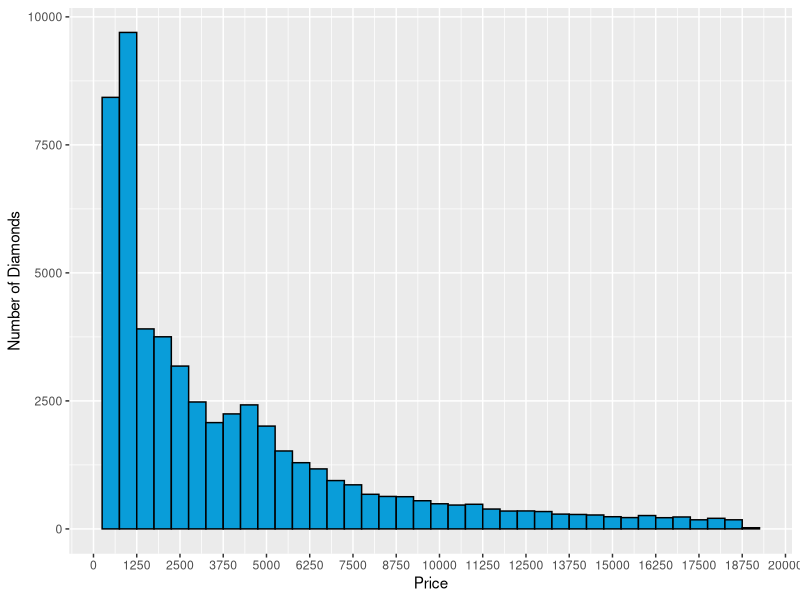
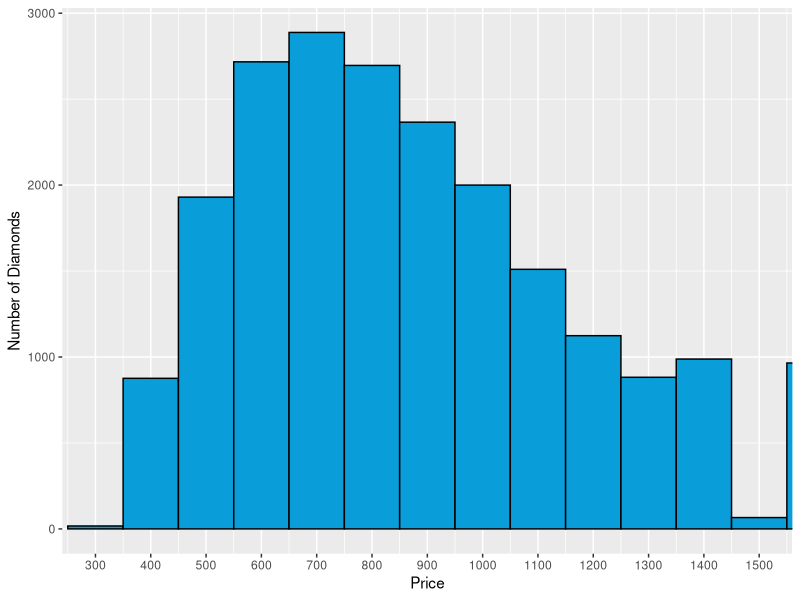
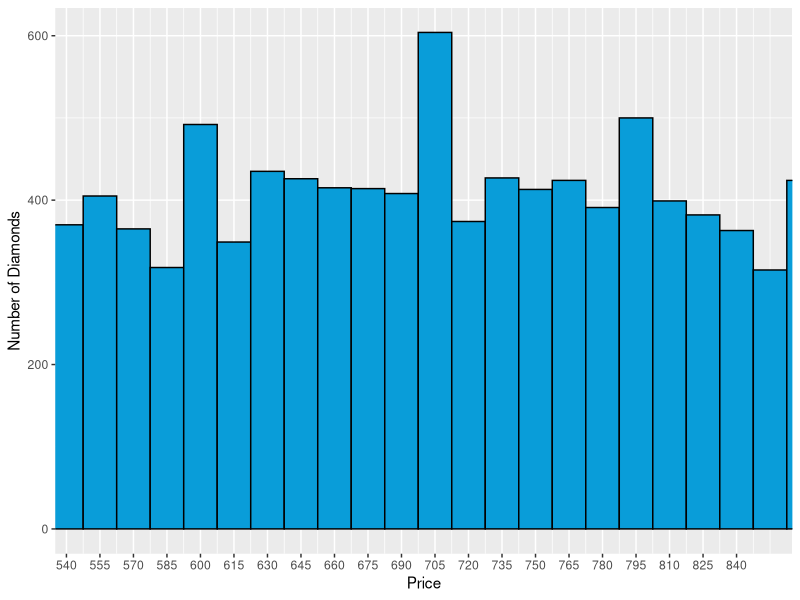
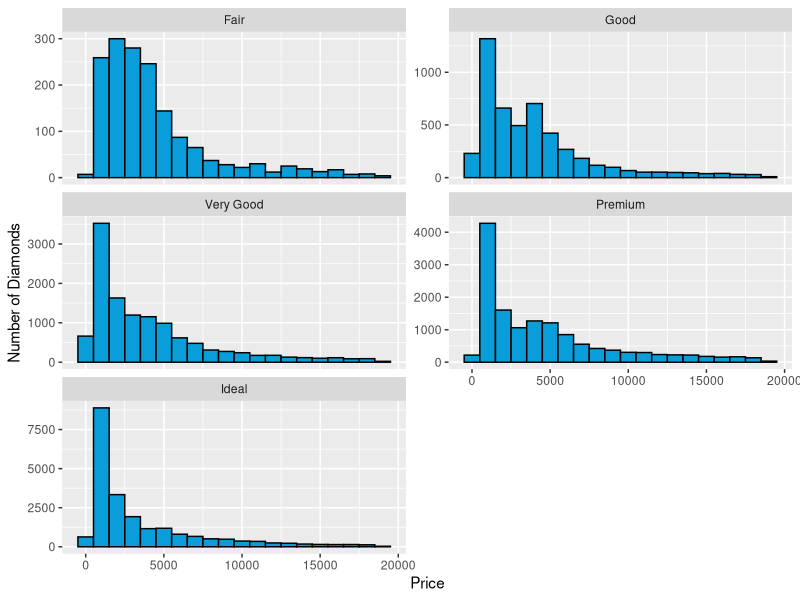
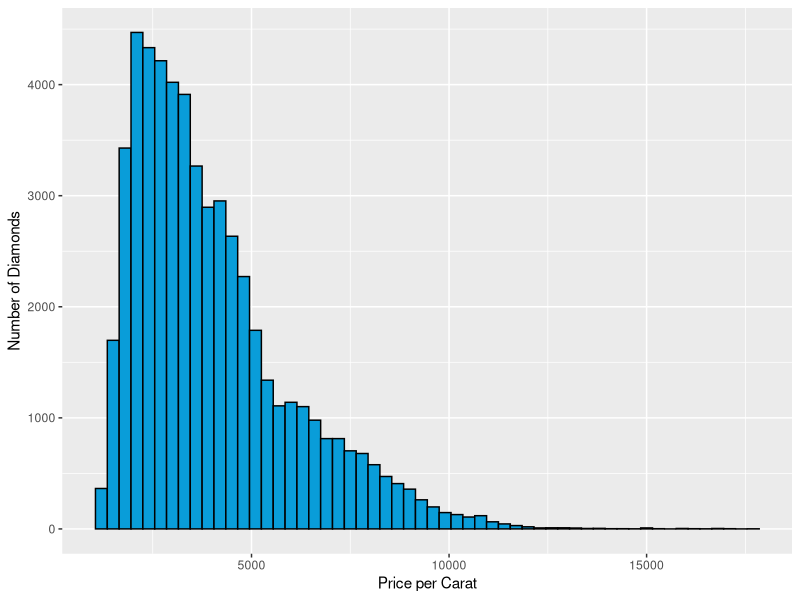
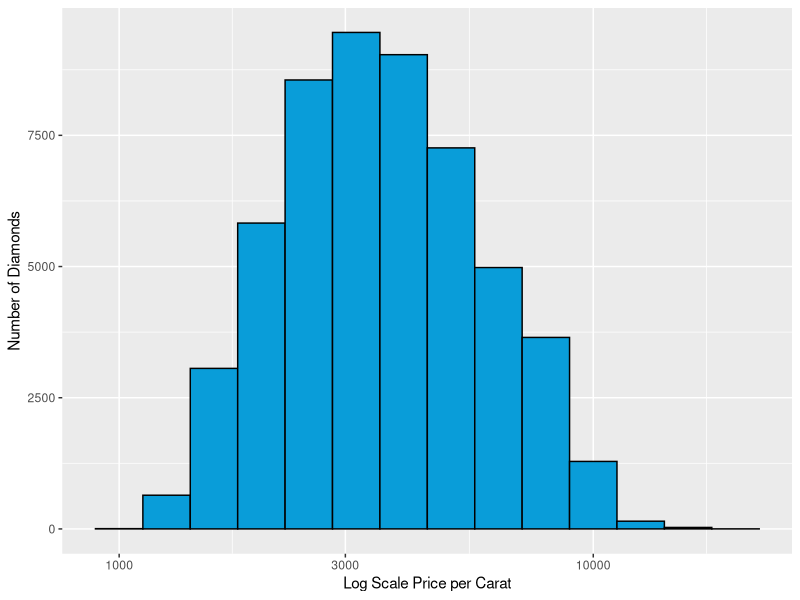
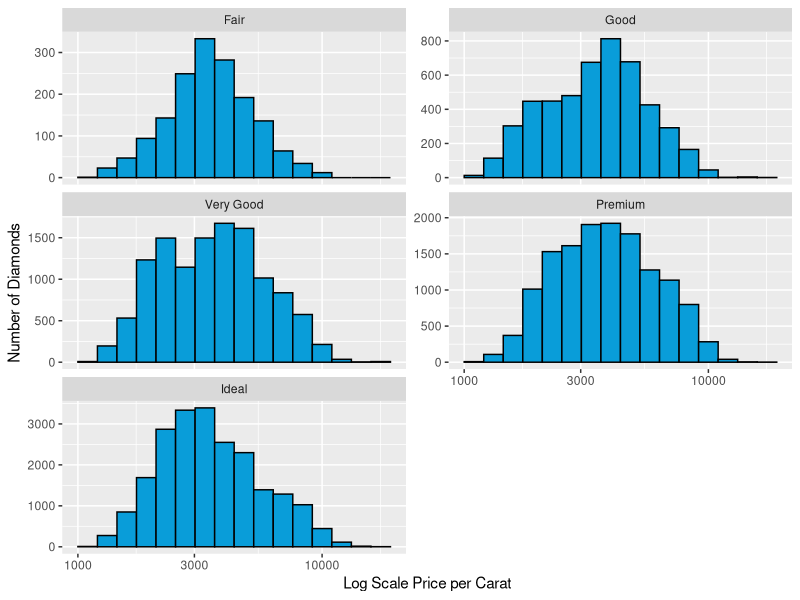
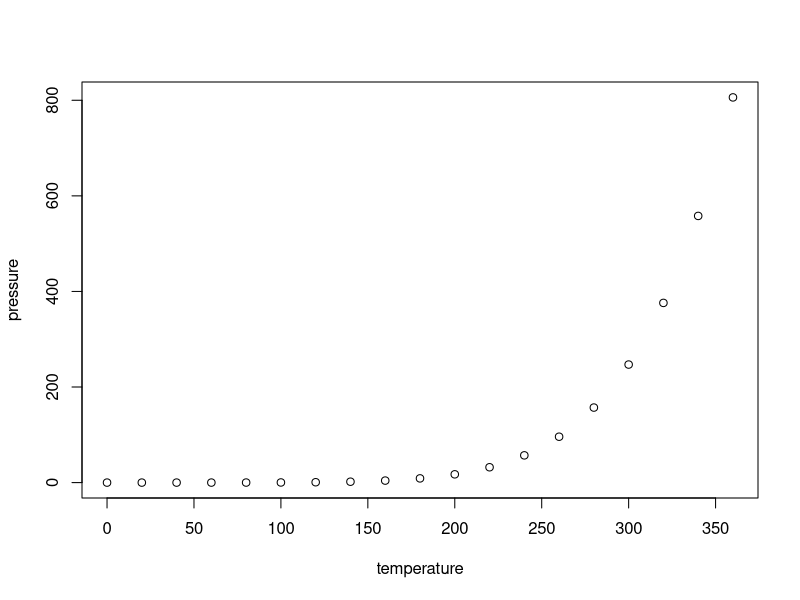

Write R code to recreate these figures, in order.
## ---- chunk 1
knitr::opts_chunk$set(echo = TRUE)
## ---- chunk 2
#Load ggplot first
library(ggplot2) 

# Load diamonds dataset contained in ggplot package
data(diamonds)

## ---- chunk 3
print('Observations: ')
nrow(diamonds) 
print('Variables: ')
ncol(diamonds)
## ---- chunk 4
str(diamonds)
## ---- chunk 5
summary(diamonds)
## ---- chunk 6
summary(subset(diamonds$price, !is.na(diamonds$price)))

qplot(x = price, data = subset(diamonds, !is.na(price)), 
  binwidth = 500,
  color = I('black'), fill = I('#099DD9'),
  xlab = 'Price',
  ylab = 'Number of Diamonds') +
  scale_x_continuous(breaks = seq(0,20000,1250))
## ---- chunk 7
d_500 <- ifelse(diamonds$price < 500, 1, 0)
sum(d_500)
## ---- chunk 8
d_250 <- ifelse(diamonds$price < 250, 1, 0)
sum(d_250)
## ---- chunk 9
d_15000 <- ifelse(diamonds$price >= 15000, 1, 0)
sum(d_15000)
## ---- chunk 10
qplot(x = price, data = subset(diamonds, !is.na(price)), 
  binwidth = 100,
  color = I('black'), fill = I('#099DD9'),
  xlab = 'Price',
  ylab = 'Number of Diamonds') +
  coord_cartesian(xlim = c(300, 1500)) +
  scale_x_continuous(breaks = seq(0,1500,100))
## ---- chunk 11
qplot(x = price, data = subset(diamonds, !is.na(price)), 
  binwidth = 15,
  color = I('black'), fill = I('#099DD9'),
  xlab = 'Price',
  ylab = 'Number of Diamonds') +
  coord_cartesian(xlim = c(550, 850)) +
  scale_x_continuous(breaks = seq(0,850,15))
## ---- chunk 12
qplot(x = price, data = subset(diamonds, !is.na(price)),
      binwidth = 1000,
      color = I('black'), fill = I('#099DD9'),
    xlab = 'Price',
    ylab = 'Number of Diamonds') +
  facet_wrap(~cut, ncol = 2, scales = 'free_y')
## ---- chunk 13
by(diamonds$price, diamonds$cut, summary)
## ---- chunk 14
qplot(x = price/carat, data = subset(diamonds, !is.na(price)),
      binwidth = 300 ,
      color = I('black'), fill = I('#099DD9'),
      xlab = 'Price per Carat',
      ylab = 'Number of Diamonds')
## ---- chunk 15
qplot(x = price/carat, data = subset(diamonds, !is.na(price)),
      binwidth = 0.1 ,
      color = I('black'), fill = I('#099DD9'),
      xlab = 'Log Scale Price per Carat',
      ylab = 'Number of Diamonds') +
  scale_x_log10()
## ---- chunk 16
qplot(x = price/carat, data = subset(diamonds, !is.na(price)),
      binwidth = 0.08 ,
      color = I('black'), fill = I('#099DD9'),
      xlab = 'Log Scale Price per Carat',
      ylab = 'Number of Diamonds') +
  scale_x_log10() +
  facet_wrap(~cut, ncol = 2, scales = 'free_y')
## ---- chunk 17
plot(pressure)
